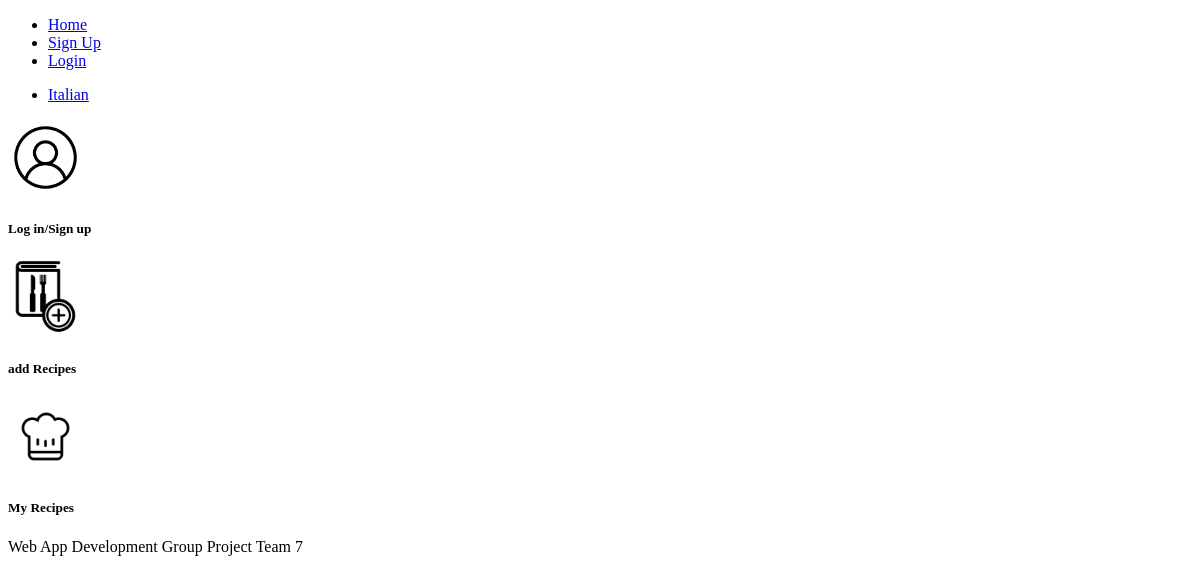
The app's page /, older data.
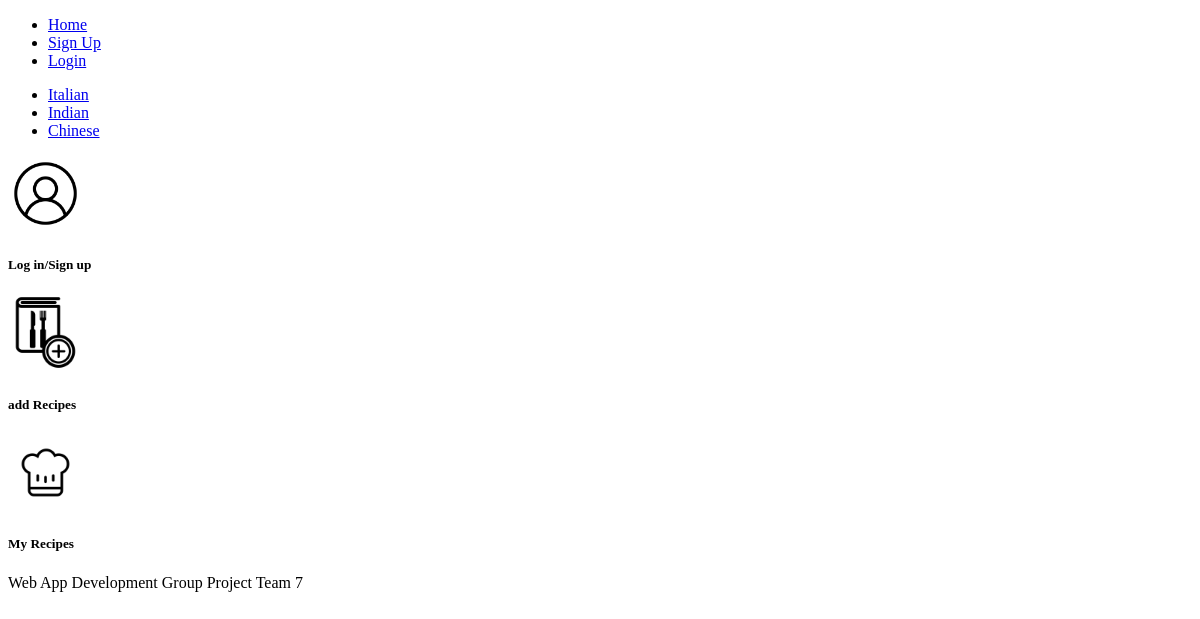
The same page, newer data.
### recipes/models.py (models this page shows, shortened)
class Category(models.Model):
    name = models.CharField(max_length=50, unique=True)
    slug = models.SlugField()
    class Meta:
        verbose_name_plural = 'categories'

### recipes/views.py (the view)
# urls.py: path('', views.index, name='index'),
def index(request):
    return render(request, 'recipes/index.html', context=get_categories())

### recipes/views.py (called while the page is built)
def get_categories():
    context_dict = {}
    try:
        categories = Category.objects.all()
        context_dict['categories'] = categories
    except Category.DoesNotExist:
        context_dict['categories'] = None
    return context_dict

### templates/recipes/index.html (shortened to what this page needs)
{% extends 'recipes/base.html' %}
{% load staticfiles %}
{% block body_block %}
    <div>
        <ul>
            {% if categories %}
                {% for c in categories %}
                    {% if c == current_category %}
                    <li>
                    <strong>
                        <a href="{% url 'recipes:category' c.slug %}">{{ c.name }}</a>
                    </strong>
                    </li>
                    {% else %}
                    <li>
                        <a href="{% url 'recipes:category' c.slug %}">{{ c.name }}</a>
                    </li>
                    {% endif %}
                {% endfor %}
            {% endif %}
        </ul>
    </div>
    <div>
        <img src="{% static 'images/profileicon.png' %}"
            alt="Profile Icon" width="75" height="75"/>
        <h5>Log in/Sign up</h5>
        <img src="{% static 'images/addrecipeicon.png' %}"
            alt="Add Recipe Icon" width="75" height="75"/>
        <h5>add Recipes</h5>
        <img src="{% static 'images/recipeicon.png' %}"
            alt="My recipes Icon" width="75" height="75"/>
        <h5>My Recipes</h5>
    </div>
{% endblock %}

### templates/recipes/base.html (shortened to what this page needs)
<!DOCTYPE html>
{% load staticfiles %}
<html>
    <head lang="en">
    </head>
    <header>
        <nav>
            <ul>
                <li><a href="{% url 'recipes:index' %}">Home</a></li>
                {% if user.is_authenticated %}
                <li><a href="{% url 'recipes:add_recipe' %}">Add Recipe</a></li>
                <li><a href="{% url 'recipes:logout' %}">Logout</a></li>
                {% else %}
                <li><a href="{% url 'recipes:register' %}">Sign Up</a></li>
                <li><a href="{% url 'recipes:login' %}">Login</a></li>
                {% endif %}
            </ul>
        </nav>
    </header>
    <body>
        <div>
            {% block body_block %}
            {% endblock %}
        </div>
    </body>
    <footer>
        {% block footer_block %}
            Web App Development Group Project Team 7
        {% endblock %}
    </footer>
</html>

Row changes from the older to the newer data that the page shows:
added Category: name "Indian"
added Category: name "Chinese"
